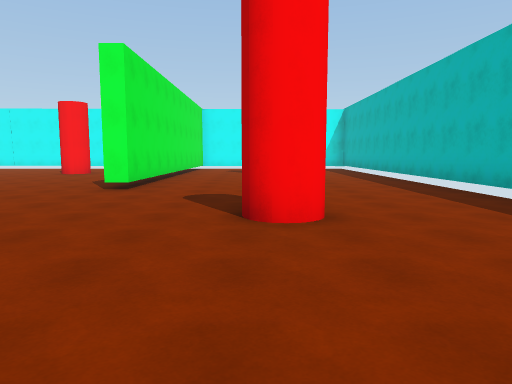
view 1 (above)

21 first-person views from a walk through a scene from a Unity 3-D project. The camera is 1.5 m above the floor, tilts 6° down and sees 70° across. The floor is counted in squares, 2 m on a side. Each view is taken from the middle of a square. On the plan, view 1 faces up. The plan holds only what a view shows up to about 11 squares ahead; the rest is blank. The player is left out. Some animated figures are left out.

view 2
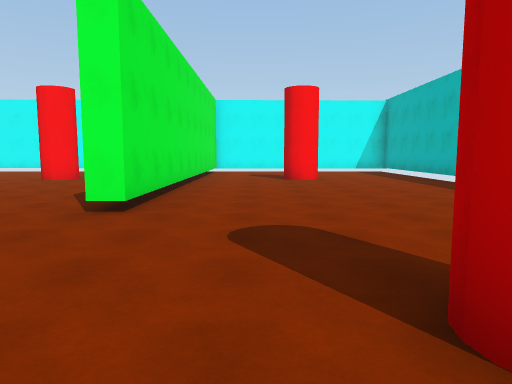

view 3
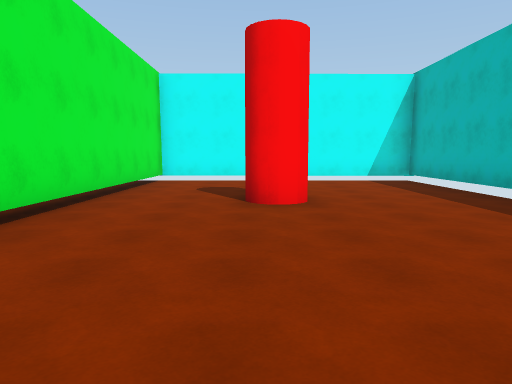

view 4
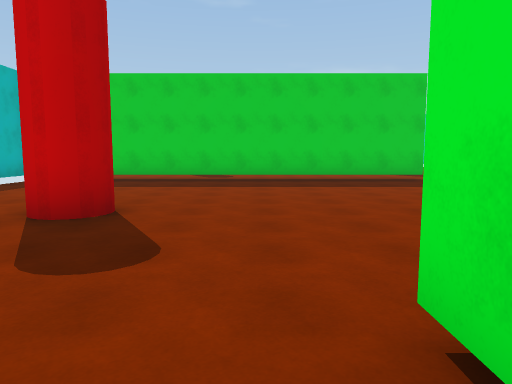

view 5
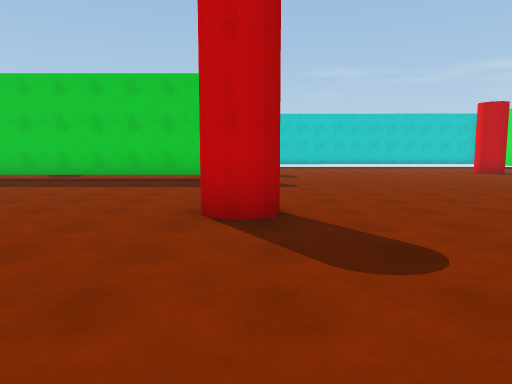

view 6
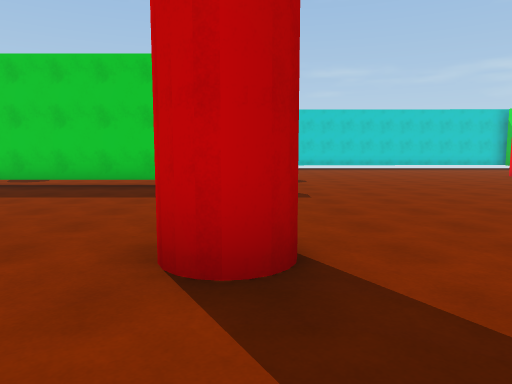

view 7
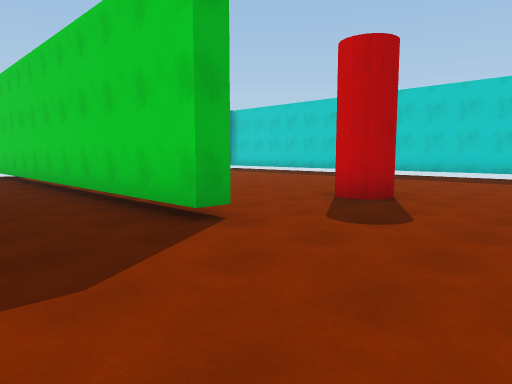

view 8
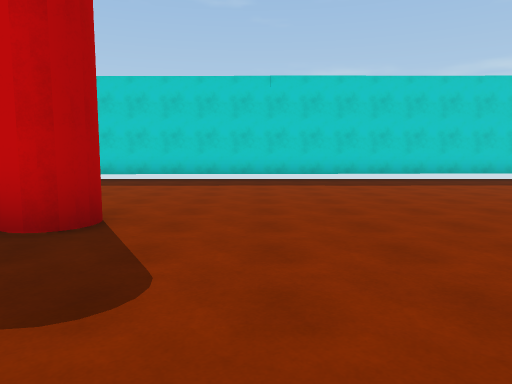

view 9
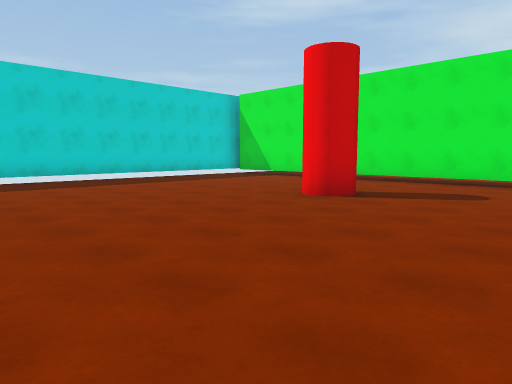

view 10
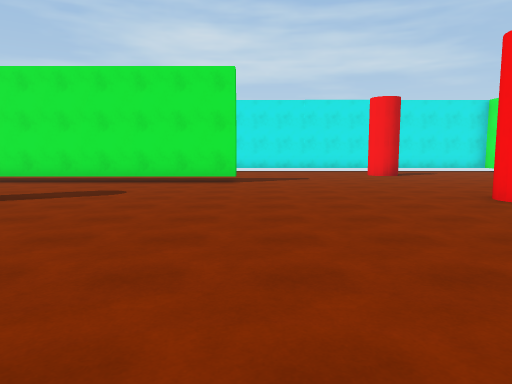

view 11
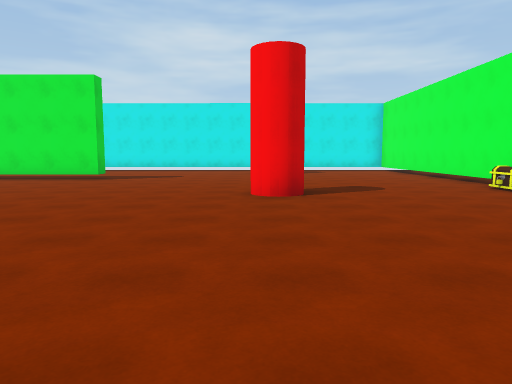

view 12
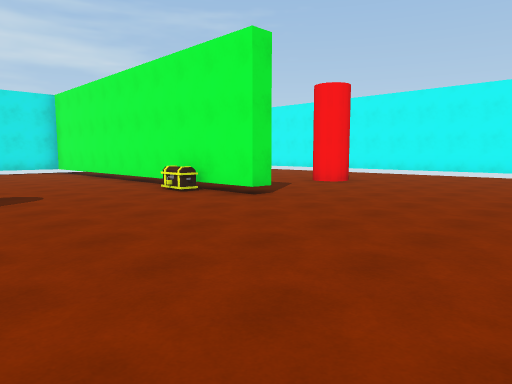

view 13
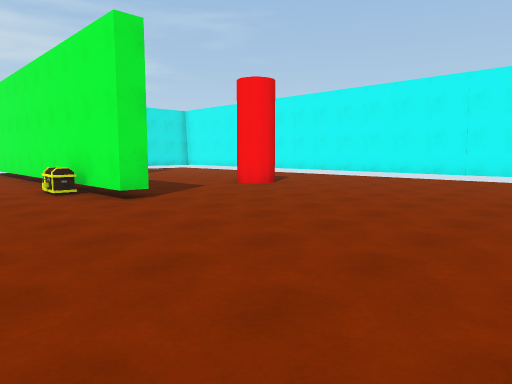

view 14
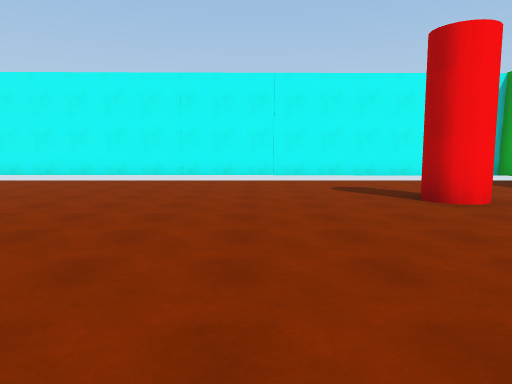

view 15
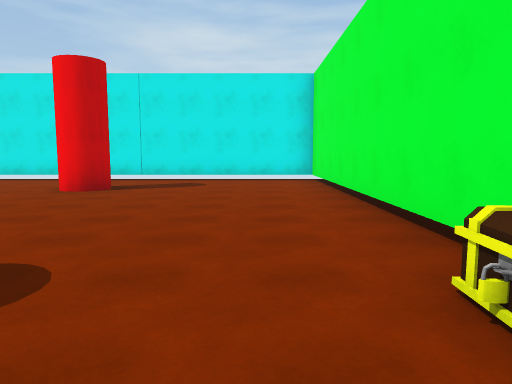

view 16
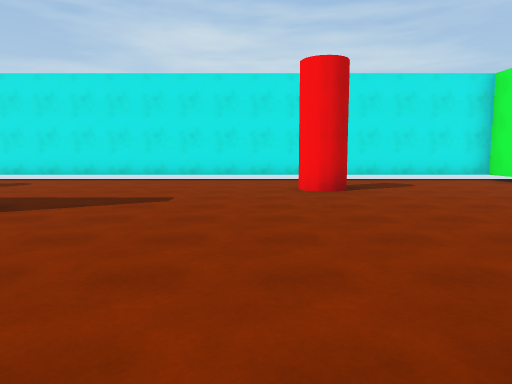

view 17
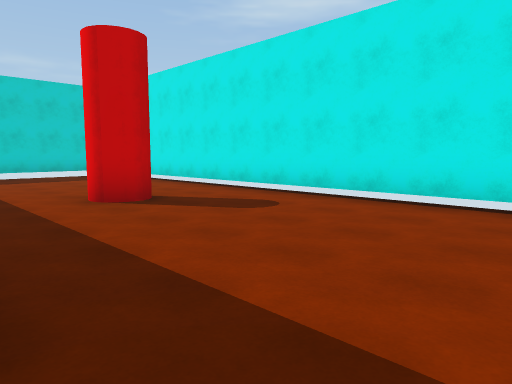

view 18
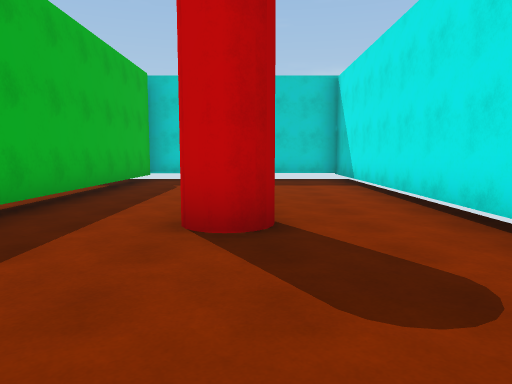

view 19
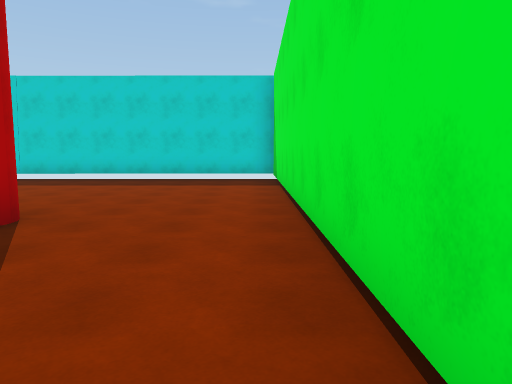

view 20
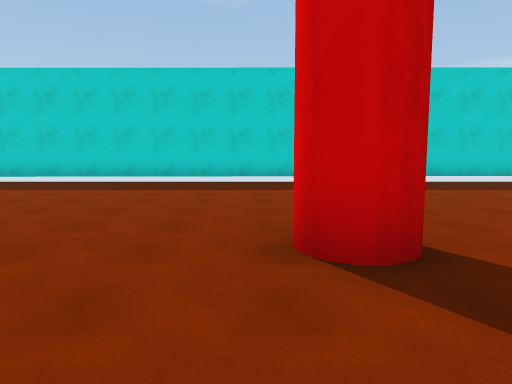

view 21
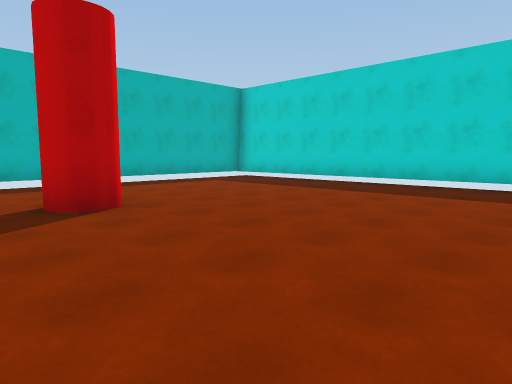

### Floor plan
Key: @ floor where view 1 was taken; # wall or solid block; . floor; T thing the floor can be seen under or through; C chest.
Columns run from 26 left of view 1 to 5 right of it. Each row starts with its distance up from view 1.
 19          ############# #########
 18          ............  #... ...#
 17           ........... .#.......#
 16           .............#.......#
 15           ............ #.......#
 14          .#........#.  #..#....#
 13         .............  #.......#
 12         .............. #.......#
 11          ............. #.......#
 10 ############...........#.......#
  9 #.........C....... ....#.......#
  8 #......................#.......#
  7 #..............................#
  6 #..............................#
  5 #..............................
  4 #..#......#........#......#...
  3 #............................
  2 #.............................
  1 #........................... ..
  0 #.........................@.  .#
 -1 #.....#.............#TTTTTT#####
 -2 #.....T...................
 -3 #.....T....................
 -4 #.....T.......................
 -5 #..#..T...#........#......#....#
 -6 #.....T......................  #
 -7 #.....T........................#
 -8 #.....T........................#
 -9 #.....#........................#
-10 #.....#.......................
-11 #.....#......................
-12 #############################

Where each view was taken, in squares from view 1:
view 1: 0 up, 0 right, facing up
view 2: 3 up, 1 left, facing up
view 3: 8 up, 0 right, facing up
view 4: 9 up, 2 left, facing down
view 5: 9 up, 7 left, facing down
view 6: 7 up, 7 left, facing down
view 7: 1 up, 10 left, facing down-right
view 8: 1 down, 9 left, facing down
view 9: 1 down, 10 left, facing down-left
view 10: 0 up, 10 left, facing left
view 11: 4 up, 9 left, facing left
view 12: 5 up, 10 left, facing up-left
view 13: 7 up, 9 left, facing up-left
view 14: 8 up, 10 left, facing up
view 15: 8 up, 15 left, facing left
view 16: 3 up, 15 left, facing left
view 17: 1 up, 20 left, facing down-left
view 18: 1 down, 23 left, facing down
view 19: 1 down, 19 left, facing down
view 20: 2 down, 6 left, facing down
view 21: 3 down, 5 left, facing down-right
